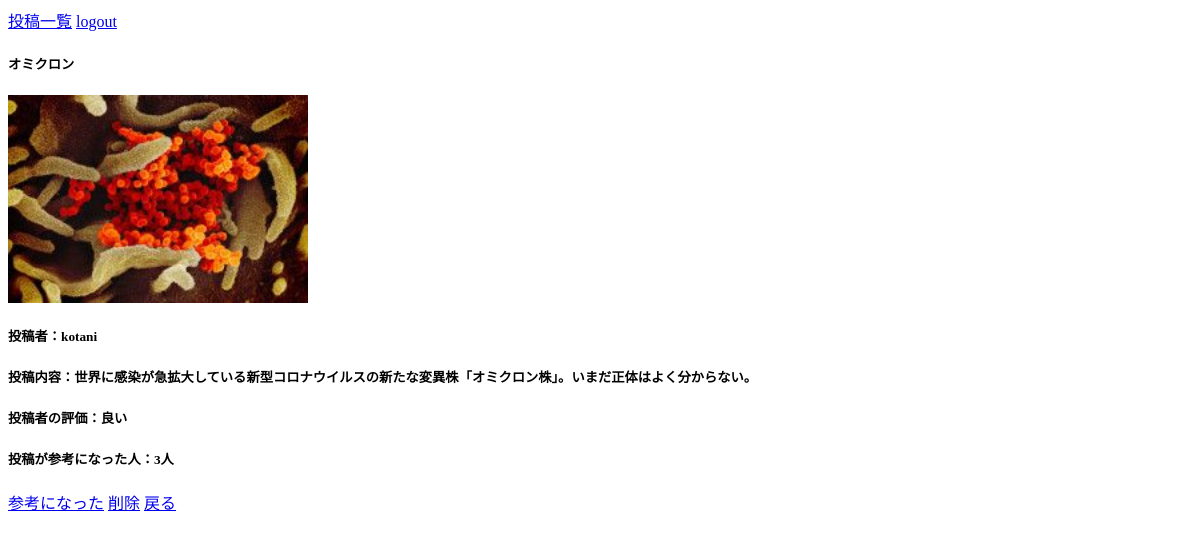
Page /postingapp/detail/2/ (signed in) on the committed database.
### postingapp/models.py (models this page shows)
class PostingModel(models.Model):
	title = models.CharField(max_length=100)
	content = models.TextField()
	author = models.ForeignKey(User, on_delete=models.CASCADE)
	images = models.ImageField(upload_to='')
	useful_review = models.IntegerField(null=True, blank=True, default=0)
	useful_review_record = models.TextField()
	evaluation = models.CharField(max_length=10, choices=EVALUATION_CHICES)
	created_at = models.DateTimeField("投稿日", auto_now_add=True)

### postingapp/views.py (the view)
# urls.py: path('detail/<int:pk>/', detailview, name='detail'),
@login_required
def detailview(request, pk):
	object = PostingModel.objects.get(pk=pk)
	return render(request, 'detail.html', {'object':object})

### templates/detail.html
{% extends 'base.html' %}
{% load static %}
{% block header %}
  <link rel='stylesheet' type="text/css" href="{% static 'style.css' %}">
{% endblock header %}
{% block content %}
  <div class='container'>
	<div class="card">
	  <h5 class="card-header">{{ object.title }}</h5>
	  <div class="card-body">
		<p><img src='{{ object.images.url }}' width=300></p>
		<h5 class="card-title">投稿者：{{ object.author }}</h5>
		<h5 class="card-title">投稿内容：{{ object.content }}</h5>
		<h5 class="card-title">投稿者の評価：{{ object.evaluation }}</h5>
		<h5 class="card-title">投稿が参考になった人：{{ object.useful_review }}人</h5>
		<a href="{% url 'evaluation' object.pk %}" class="btn btn-primary">参考になった</a>
		<a href="{% url 'delete' object.pk %}" class="btn btn-secondary">削除</a>
		<a href="{% url 'top' %}" class="btn btn-primary">戻る</a>
	  </div>
	</div>
  </div>
{% endblock content %}

### static/style1.css (style rules this page uses)
.card { margin-bottom: 30px; }

### static/style.css (style rules this page uses)
.card { margin-bottom: 30px; }

### rows in the picture
PostingModel: title "オミクロン", images (picture), author "kotani", content "世界に感染が急拡大している新型コロナウイルスの新たな変異株「オミクロン株」。いまだ正体はよく分からない。", evaluation "良い", useful_review "3"
